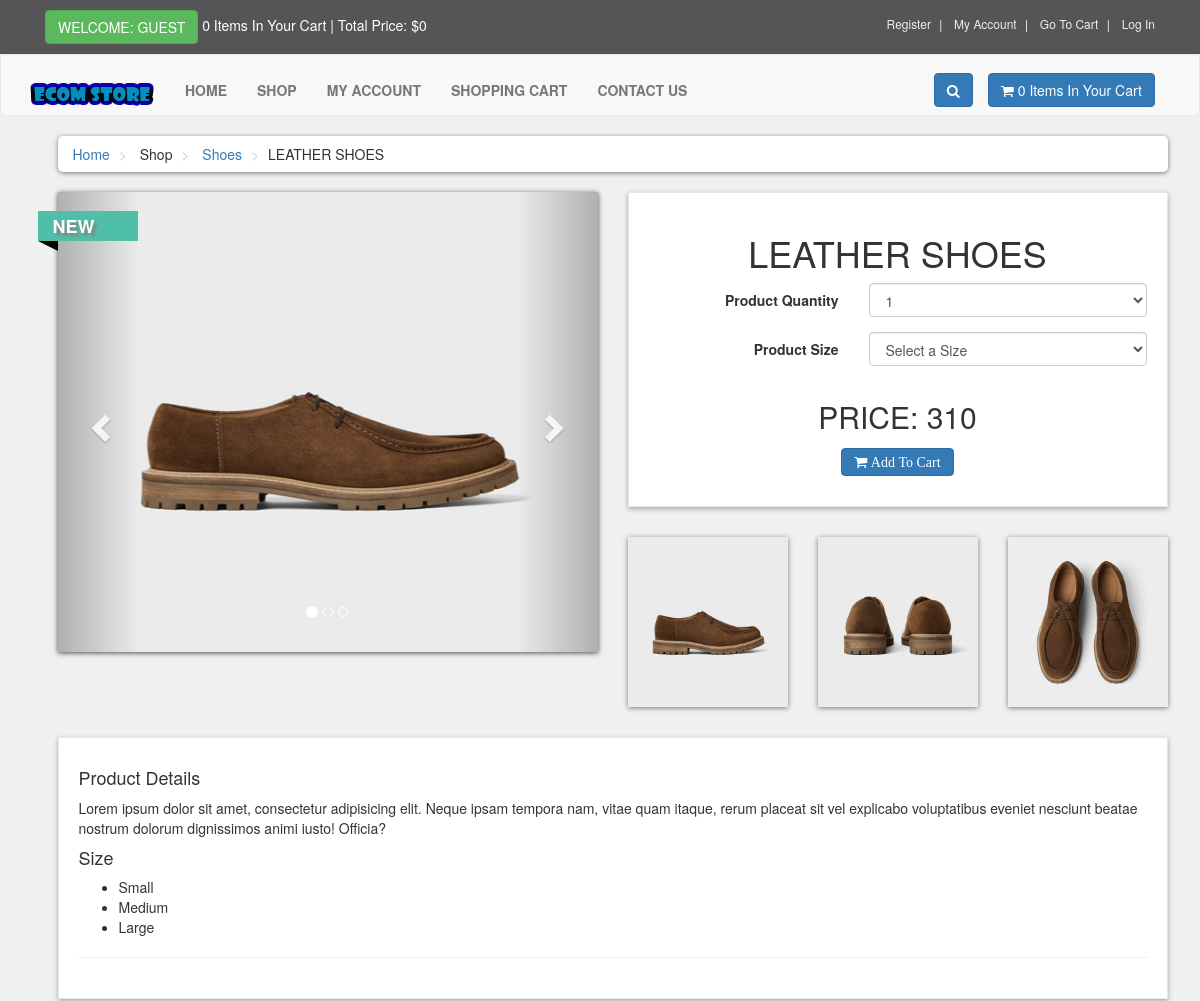
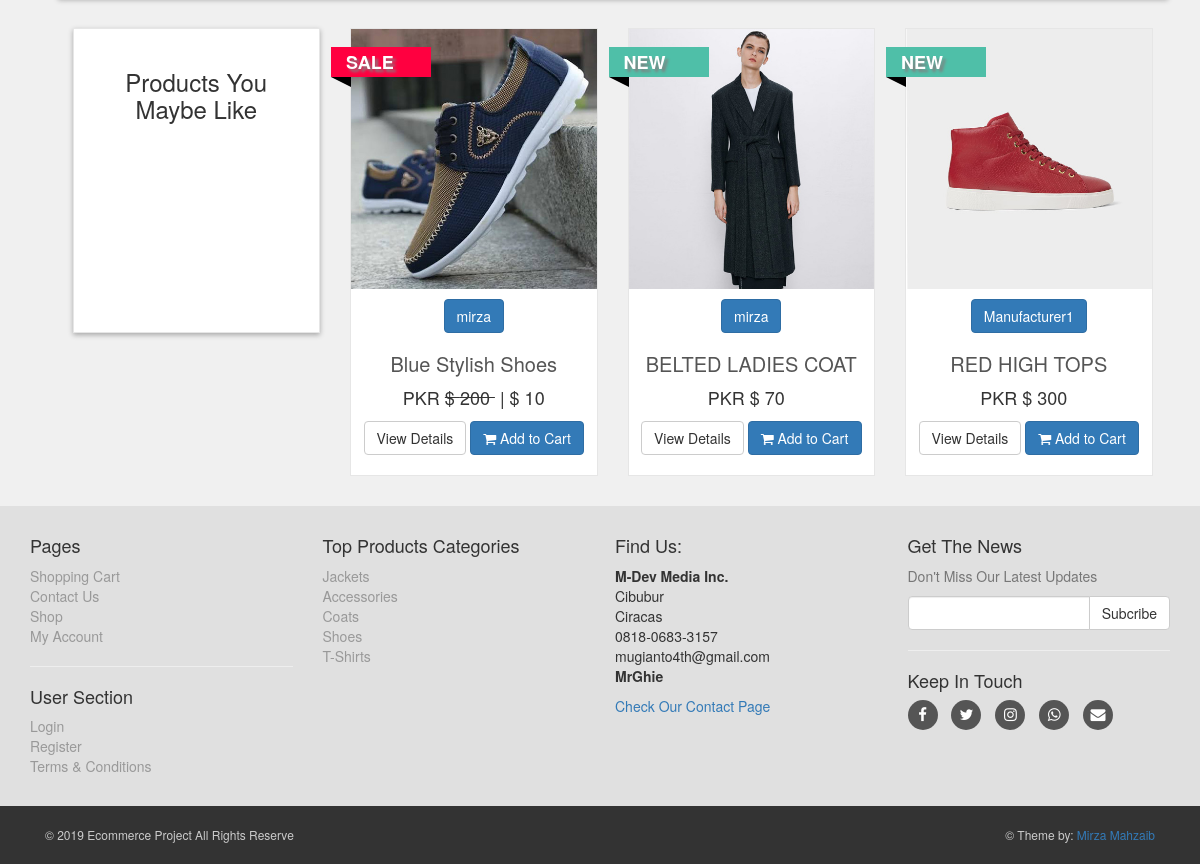
The page /details.php?pro_id=15 on the database its author committed (2 pictures, top to bottom).
### tables this page shows
CREATE TABLE `product_categories` (
  `p_cat_id` int(10) NOT NULL,
  `p_cat_title` text NOT NULL,
  `p_cat_top` text NOT NULL,
  `p_cat_image` text NOT NULL
);

CREATE TABLE `products` (
  `product_id` int(10) NOT NULL,
  `p_cat_id` int(10) NOT NULL,
  `cat_id` int(10) NOT NULL,
  `manufacturer_id` int(10) NOT NULL,
  `date` timestamp NOT NULL DEFAULT current_timestamp() ON UPDATE current_timestamp(),
  `product_title` text NOT NULL,
  `product_url` varchar(255) NOT NULL,
  `product_img1` text NOT NULL,
  `product_img2` text NOT NULL,
  `product_img3` text NOT NULL,
  `product_price` int(10) NOT NULL,
  `product_keywords` text NOT NULL,
  `product_desc` text NOT NULL,
  `product_label` text NOT NULL,
  `product_sale` text NOT NULL
);

CREATE TABLE `manufacturers` (
  `manufacturer_id` int(10) NOT NULL,
  `manufacturer_title` text NOT NULL,
  `manufacturer_top` text NOT NULL,
  `manufacturer_image` text NOT NULL
);

### details.php (the view, shortened to what this page needs)
<?php
$active='cart';
include("includes/db.php");
include("functions/functions.php");
?>
<?php
if (isset($_GET['pro_id'])) {
	$product_id = $_GET['pro_id'];
	$get_product = "SELECT * FROM products WHERE product_id='$product_id'";
	$run_product = mysqli_query($con,$get_product);
	$row_product = mysqli_fetch_array($run_product);
	$p_cat_id = $row_product['p_cat_id'];
	$pro_title = $row_product['product_title'];
	$pro_price = $row_product['product_price'];
	$pro_sale_price = $row_product['product_sale'];
	$pro_desc = $row_product['product_desc'];
	$pro_img1 = $row_product['product_img1'];
	$pro_img2 = $row_product['product_img2'];
	$pro_img3 = $row_product['product_img3'];
	$get_p_cat = "SELECT * FROM product_categories WHERE p_cat_id='$p_cat_id'";
	$run_p_cat = mysqli_query($con,$get_p_cat);
	$row_p_cat = mysqli_fetch_array($run_p_cat);
	$p_cat_title = $row_p_cat['p_cat_title'];
	$pro_label = $row_product['product_label'];
		if ($pro_label == "") {
		}else{
			$product_label = "
				<a href='#' class='label $pro_label'>
					<div class='theLabel'> $pro_label </div>
					<div class='labelBackground'> </div>
				</a>
			";
		}
}
?>
<!DOCTYPE html>
<html lang="en">
<head>
    <link rel="stylesheet" href="styles/custom.css">
    <link rel="stylesheet" href="styles/bootstrap-337.min.css">
    <link rel="stylesheet" href="font-awsome/css/font-awesome.min.css">
</head>
<body>
	<div id="top">
		<div class="container">
			<div class="col-md-6 offer">
				<a href="#" class="btn btn-success btn sm">
				<?php
				if (!isset($_SESSION['customer_email'])) {
					echo "Welcome: Guest";
				}else{
					echo "Welcome:" . $_SESSION['customer_email'];
				}
				?>
				</a>
				<a href="checkout.php"><?php items(); ?> Items In Your Cart | Total Price: <?php total_price(); ?></a>
			</div>
			<div class="col-md-6">
				<ul class="menu">
					<li>
						<a href="customer_register.php">Register</a>
					</li>
					<li>
						<a href="checkout.php">My Account</a>
					</li>
					<li>
						<a href="cart.php">Go To Cart</a>
					</li>
					<li>
						<a href="checkout.php">
							<?php
							if (!isset($_SESSION['customer_email'])) {
								echo "<a href='checkout.php'>Log In</a>";
							}else{
								echo "<a href='logout.php'>Log Out</a>";
							}
							?>
						</a>
					</li>
				</ul>
			</div>
		</div>
	</div>
	<div id="navbar" class="navbar navbar-default">
		<div class="container">
			<div class="navbar-header">
				<a href="index.php" class="navbar-brand home">
					<img src="images/1ecom-store-logo.png" alt="logo for large screen" class="hidden-xs">
				</a>
			</div>
			<div class="navbar-collapse collapse" id="navigation">
				<div class="padding-nav">
					<ul class="nav navbar-nav left">
						<li class="<?php if($active=='Home') echo"active"; ?>">
							<a href="index.php">Home</a>
						</li>
						<li class="<?php if($active=='Shop') echo"active"; ?>">
							<a href="shop.php">Shop</a>
						</li>
						<li class="<?php if($active=='Account') echo"active"; ?>">
							<?php
							if (!isset($_SESSION['customer_email'])) {
								echo "<a href='checkout.php'> My Account </a>";
							}else{
								echo "<a href='customer/my_account.php?my_orders'> My Account </a>";
							}
							?>
						</li>
						<li class="<?php if($active=='Cart') echo"active"; ?>">
							<a href="cart.php">Shopping Cart</a>
						</li>
						<li class="<?php if($active=='Contact') echo"active"; ?>">
							<a href="contact.php">Contact Us</a>
						</li>
					</ul>
				</div>
				<a href="cart.php" class="btn navbar-btn btn-primary right">
					<i class="fa fa-shopping-cart"></i>
					<span><?php items(); ?> Items In Your Cart</span>
				</a>
				<div class="navbar-collapse collapse right">
					<button class="btn btn-primary navbar-btn" type="button" data-toggle="collapse" data-target="#search">
						<i class="fa fa-search"></i>
					</button>
				</div>
			</div>
		</div>
	</div>
	<div id="content">
		<div class="container">
			<div class="col-md-12">
				<ul class="breadcrumb">
					<li>
						<a href="index.php">Home</a>
					</li>
					<li>
						Shop
					</li>
					<li>
						<a href="shop.php?p_cat=<?php echo $p_cat_id; ?>"><?php echo $p_cat_title; ?></a>
					</li>
					<li><?php echo $pro_title; ?></li>
				</ul>
			</div>
			<div class="col-md-12">
				<div id="productMain" class="row">
					<div class="col-sm-6">
						<div id="mainImage">
							<div id="myCarousel" class="carousel slide" data-ride="carousel">
								<ol class="carousel-indicators">
									<li data-target="#myCarousel" data-slide-to="0" class="active"></li>
									<li data-target="#myCarousel" data-slide-to="1"></li>
									<li data-target="#myCarousel" data-slide-to="2"></li>
								</ol>
								<div class="carousel-inner">
									<div class="item active">
										<center><img src="admin_area/product_images/<?php echo $pro_img1;?>" height="460px" width="100%" alt=""></center>
									</div>
								</div>
								<div href="#myCarousel" class="left carousel-control" data-slide="prev">
									<span class="glyphicon glyphicon-chevron-left"></span>
								</div>
								<div href="#myCarousel" class="right carousel-control" data-slide="next">
									<span class="glyphicon glyphicon-chevron-right"></span>
								</div>
							</div>
						</div>
						<?php echo $product_label; ?>
					</div>
					<div class="col-sm-6">
						<div class="box">
							<h1 class="text-center"><?php echo $pro_title;?></h1>
							<form action="details.php?add_cart=<?php echo $product_id; ?>"
							class="form-horizontal" method="post">
								<div class="form-group">
									<label class="col-md-5 control-label">Product Quantity</label>
									<div class="col-md-7">
										<select name="product_qty" class="form-control">
											<option>1</option>
										</select>
									</div>
								</div>
								<div class="form-group">
									<label class="col-md-5 control-label">Product Size</label>
									<div class="col-md-7">
										<select name="product_size" class="form-control"
										 required oninvalid="setCustomValidity('Must pick 1 size for the product')"
										oninput="setCustomValidity('')">
											<option value="" disabled="disabled" selected="selected" >Select a Size</option>
										</select>
									</div>
								</div>
								<?php
									if ($pro_label == "sale") {
										echo "
											<p class='price'>
												PRICE: PKR <del>$pro_price</del><br>
												SALE: PKR $pro_sale_price
											</p>
										";
									}else{
										echo "
											<p class='price'>
												PRICE: $pro_price
											</p>
										";
									}
								?>
								<p class="text-center buttons">
									<button class="btn btn-primary i fa fa-shopping-cart">
										Add To Cart
									</button>
								</p>
							</form>
						</div>
						<div class="row" id="thumbs">
							<div class="col-xs-4">
								<a data-target="#myCarousel" data-slide-to="0" href="" class="thumb">
									<img src="admin_area/product_images/<?php echo $pro_img1;?>" alt="prod. 1" class="img-responsive">
								</a>
							</div>
							<div class="col-xs-4">
								<a data-target="#myCarousel" data-slide-to="1" href="" class="thumb">
									<img src="admin_area/product_images/<?php echo $pro_img2;?>" alt="prod. 1" class="img-responsive">
								</a>
							</div>
							<div class="col-xs-4">
								<a data-target="#myCarousel" data-slide-to="2" href="" class="thumb">
									<img src="admin_area/product_images/<?php echo $pro_img3;?>" alt="prod. 1" class="img-responsive">
								</a>
							</div>
						</div>
					</div>
				</div>
					<div class="box" id="details">
						<h4>Product Details</h4>
						<p>
							<?php echo $pro_desc;?>
						</p>
						<h4>Size</h4>
						<ul>
							<li>Small</li>
							<li>Medium</li>
							<li>Large</li>
						</ul>
						<hr>
					</div>
					<div id="same-height-row">
						<div class="col-md-3 col-sm-6">
							<div class="box same-height headline">
								<h3 class="text-center">Products You Maybe Like</h3>
							</div>
						</div>
						<?php
							$get_products = "SELECT * FROM products ORDER BY rand() LIMIT 0,3";
							$run_products = mysqli_query($con,$get_products);
							while ($row_products=mysqli_fetch_array($run_products)) {
								$pro_id = $row_products['product_id'];
								$pro_title = $row_products['product_title'];
								$pro_price = $row_products['product_price'];
								$pro_sale_price = $row_products['product_sale'];
								$pro_img1 = $row_products['product_img1'];
								$pro_label = $row_products['product_label'];
								$manufacturer_id = $row_products['manufacturer_id'];
								$get_manufacturer = "SELECT * FROM manufacturers WHERE manufacturer_id='$manufacturer_id'";
								$run_manufacturer = mysqli_query($db,$get_manufacturer);
								$row_manufacturer = mysqli_fetch_array($run_manufacturer);
								$manufacturer_title = $row_manufacturer['manufacturer_title'];
								if ($pro_label == "sale") {
									$product_price = "<del> $ $pro_price </del>";
									$product_sale_price = "| $ $pro_sale_price";
								}else{
									$product_price = "$ $pro_price";
									$product_sale_price = "";
								}
								if ($pro_label == "") {
								}else{
									$product_label = "
										<a href='#' class='label $pro_label'>
											<div class='theLabel'> $pro_label </div>
											<div class='labelBackground'> </div>
										</a>
									";
								}
								echo "
									<div class='col-md-3 col-sm-6 center-responsive'>
										<div class='product'>
											<a href='details.php?pro_id=$pro_id'>
												<img class='img-responsive' src='admin_area/product_images/$pro_img1'>
											</a>
											<div class='text'>
											<center>
												<p class='btn btn-primary'> $manufacturer_title </p>
											</center>
												<h3>
													<a href='details.php?pro_id=$pro_id'>
														$pro_title
													</a>
												</h3>
												<p class='price'>
													PKR $product_price &nbsp;$product_sale_price
												</p>
												<p class='button'>
													<a href='details.php?pro_id=$pro_id' class='btn btn-default'>
														View Details
													</a>
													<a class='btn btn-primary' href='details.php?pro_id=$pro_id'>
														<i class='fa fa-shopping-cart'></i> Add to Cart
													</a>
												</p>
											</div>
											$product_label
										</div>
									</div>
								";
							}
						?>
					</div>
			</div>
		</div>
	</div>
	<?php
	include("includes/footer.php");
	?>
</body>
</html>

### styles/custom.css (style rules this page uses)
body { font-size: 14px; line-height: 1.42857143; color: red; background:#f0f0f0 !important; overflow-x: hidden; }
#top { background:#555555; padding: 10px 0; }
#top .offer { color: #ffffff; }
#top .offer .btn { text-transform: uppercase; }
#top a { color: #ffffff; }
#top ul.menu { padding-top: 5px; margin: 0px; text-align: right; font-size: 12px; list-style: none; }
#top ul.menu > li { display: inline-block; }
#top ul.menu > li a { color: #eeeeee; }
#top ul.menu >li + li:before { content: "|\00a0"; color:#f7f7f7; padding: 0 5px; }
.navbar { background:#ffffff; }
.navbar-collapse .right { float: right; }
.navbar-brand { float: left; padding: 10px 15px; font-size: 18px; line-height: 20px; height: 70px; }
.navbar ul.nav > li > a { text-transform: uppercase; font-weight: bold; font-size: 14px; }
.padding-nav { padding-top: 10px; }
.btn-primary { color: rgb(255,255,255); background:rgb(79,191,168); border-color: rgb(65,179,156); }
.box { background:#ffffff; margin: 0 0 30px; border:solid 1px #e6e6e6; box-sizing: border-box; padding: 20px; box-shadow: 0px 2px 5px rgba(0,0,0,.3); }
#content { padding-left: 25px; }
#content .product { background: #ffffff; border:solid 1px #e6e6e6; margin-bottom: 30px; box-sizing: border-box; }
#content .product .text { padding: 10px 10px 0px; }
#content .product .text p.price { font-size: 18px; text-align: center; font-weight: 400; }
#content .product .text .button { text-align: center; clear: both; }
#content .product .text .button .btn { margin-bottom: 10px; }
#content .product .text h3 { text-align: center; font-size: 20px; }
#content .product .text h3 a { color: rgb(85,85,85); }
.breadcrumb { padding: 8px 15px !important; margin-bottom: 20px !important; background:#ffffff !important; border-radius: 5px !important; box-shadow: 0px 1px 5px rgba(0,0,0,.5) !important; }
.breadcrumb> li + li:before { content: ">\00a0" !important; color: #cccccc; }
#content #productMain { margin-bottom: 30px; }
#content #productMain .price { font-size: 30px; font-weight: 300; text-align: center; margin-top: 30px; }
#content #mainImage { box-shadow: 0px 1px 5px rgba(0,0,0,.7); }
#content #thumbs a { display: block; box-shadow: 0px 1px 5px rgba(0,0,0,.5); }
#content .headline { height: 305px; }
.product a img.img-responsive { max-height: 260px; width: 100%; }
.label { color: #000 !important; font-weight: 700 !important; text-transform: uppercase; font-size: 18px !important; position: absolute; top: 10px; padding-left: 51px !important; z-index: 20; }
.label .theLabel { position: relative; width: 100px; padding: 6px 50px 6px 15px; margin: 5px 50px 10px -71px; color: #fff; text-shadow: 3px 3px 3px grey; }
.label.sale .theLabel { background: rgb(255, 0, 64); }
.label.new .theLabel { background: #4fbfa8; }
.label .theLabel:before, .label .theLabel:after { content: ""; position: absolute; width: 0; height: 0; }
.label .theLabel:after { left: 0; top: 100%; border-width: 5px 10px; border-style: solid; border-color: #000 #000 transparent transparent; }

### rows shown on the page
product_categories: p_cat_title "Shoes"
products: product_title "LEATHER SHOES", product_img1 (picture), product_label "NEW", product_price "310", product_img2 (picture), product_img3 (picture), product_desc "Lorem ipsum dolor sit amet, consectetur adipisicing elit. Neque ipsam tempora nam, vitae quam itaque, rerum placeat sit vel explicabo voluptatibus eveniet nesciunt beatae nostrum dolorum dignissimos animi iusto! Officia?"
products: product_img1 (picture), manufacturer.manufacturer_title "mirza", product_title "Blue Stylish Shoes", product_price "200", product_sale "| $ 10", product_label "SALE"
products: product_img1 (picture), manufacturer.manufacturer_title "mirza", product_title "BELTED LADIES COAT", product_price "$ 70", product_label "NEW"
products: product_img1 (picture), manufacturer.manufacturer_title "Manufacturer1", product_title "RED HIGH TOPS", product_price "$ 300", product_label "NEW"

### other values the page prints
$count_items "0 0"
$total "0"
